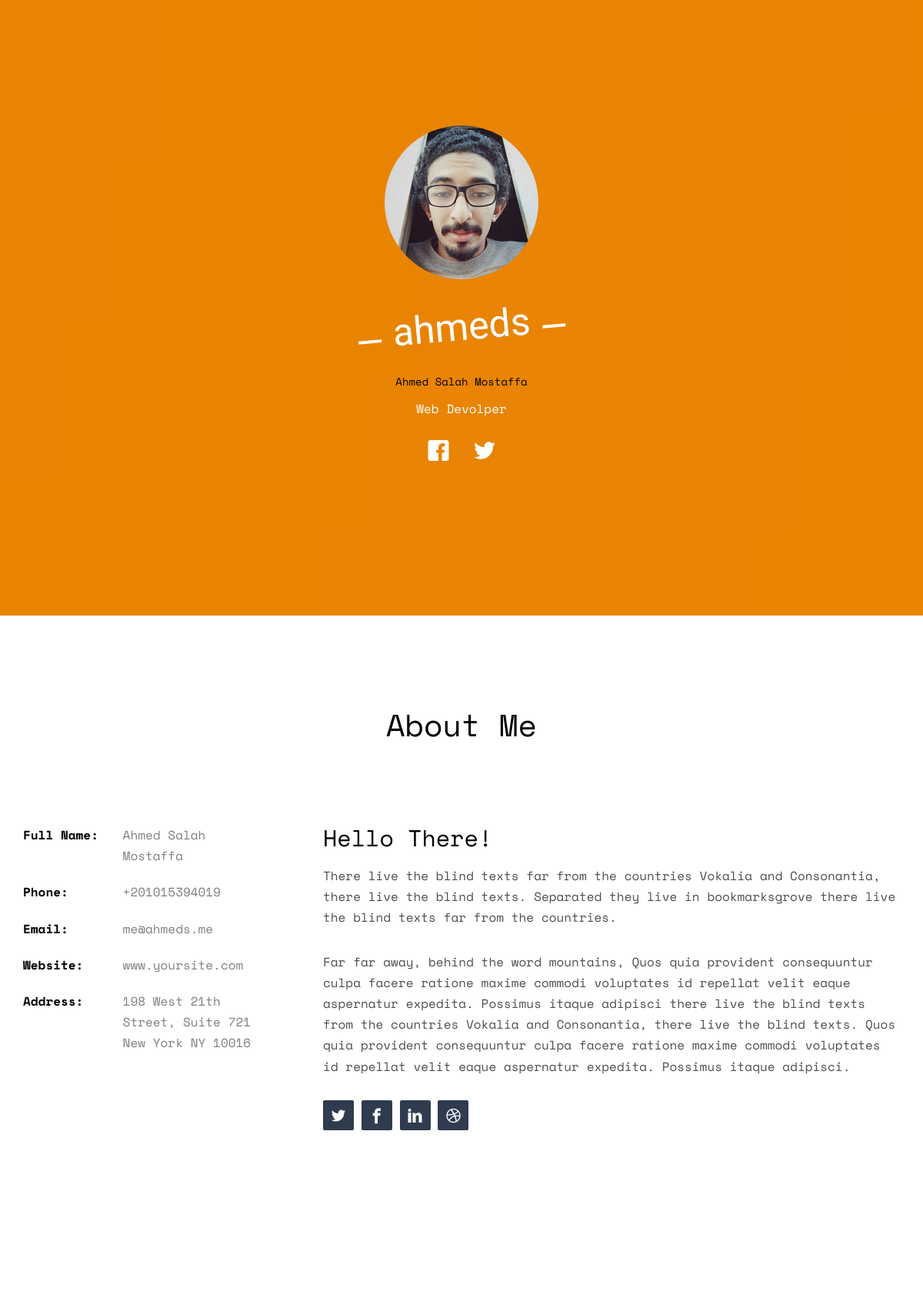
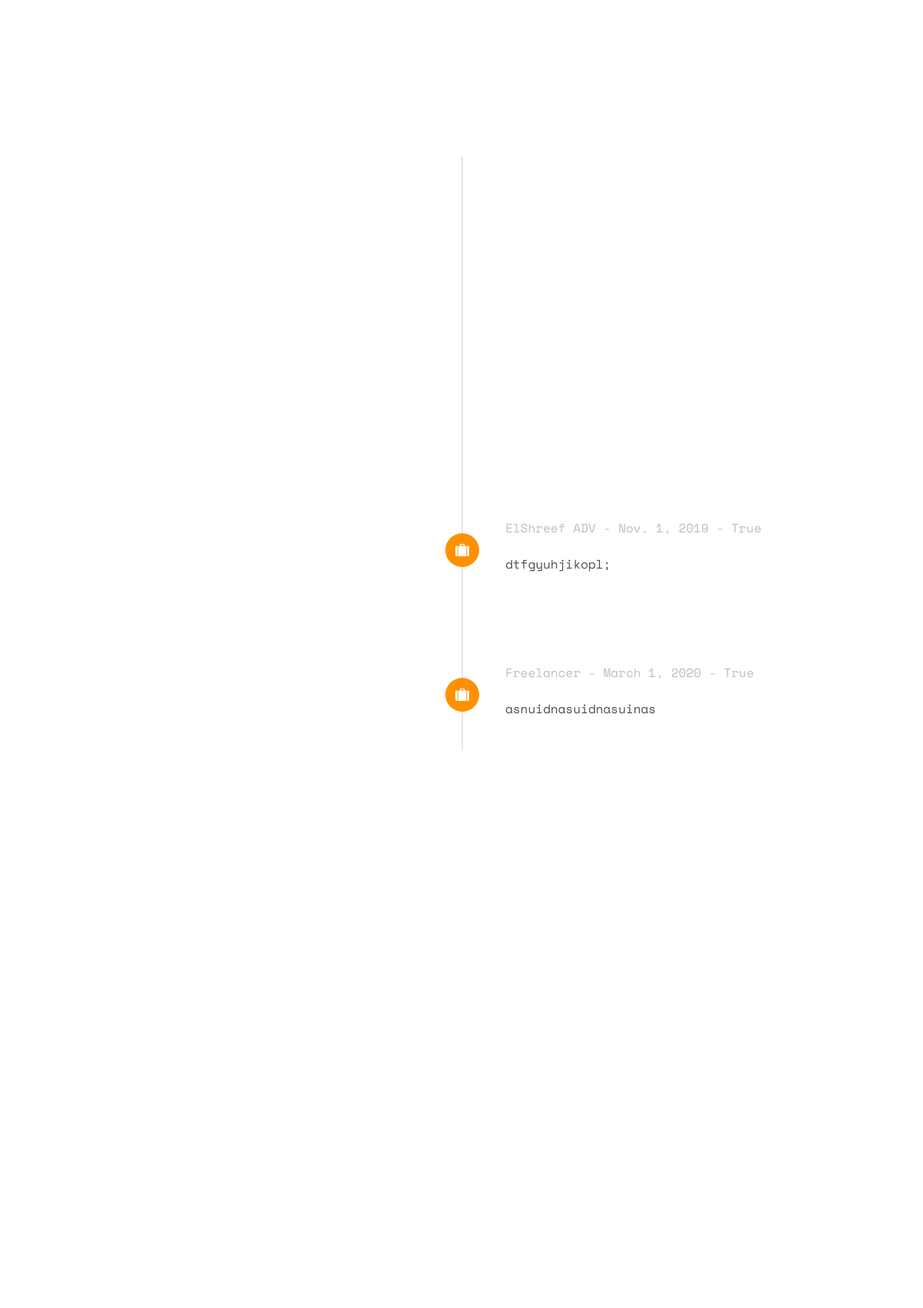
The page / (upper part) on the database its author committed (2 pictures, top to bottom).
### myprofile/models.py (models this page shows, shortened)
class UserProfile(models.Model):
    username =   models.OneToOneField(User, on_delete=models.CASCADE)
    fname    =   models.CharField(max_length=240)
    jobtitle =   models.CharField(max_length=150, default='blank')
    photo    =   models.ImageField(upload_to='uploads/profiles/', default='blank')
    website  =   models.URLField(max_length=200, default='blank')
    bio      =   models.TextField(default='')

class Social(models.Model):
    name = models.CharField(max_length=70)
    url  = models.URLField(max_length=200, default='blank')

class MyResume(models.Model):
    title       = models.CharField(max_length=120)
    name        = models.CharField(max_length=120, null=True)
    year        = models.DateField(auto_now=False, auto_now_add=False)
    current     = models.BooleanField(default=False)
    desc        = models.TextField()
    icon        = models.CharField(max_length=50)
    category    = models.ForeignKey(CatResume, verbose_name=("Category"), on_delete=models.CASCADE)
    class Meta:
        verbose_name = ("MyResume")
        verbose_name_plural = ("MyResumes")

### myprofile/views.py (the view)
# urls.py: path('', views.index, name='index'),
def index(request):
    return render(request,'myprofile/index.html', context)

### myprofile/models.py (called while the page is built)
    def __str__(self):
        return self.title

### myprofile/templates/myprofile/index.html (shortened to what this page needs)
{% load static %}
<!DOCTYPE HTML>
<html>
	<head>
		<link rel="stylesheet" href=" {% static 'myprofile/css/animate.css' %} ">
		<link rel="stylesheet" href="{% static 'myprofile/css/icomoon.css' %} ">
		<link rel="stylesheet" href="{% static 'myprofile/css/bootstrap.css' %} ">
		<link rel="stylesheet" href="{% static 'myprofile/css/style.css' %}">
	</head>
	<body>
	<div id="page">
	<header id="fh5co-header" class="fh5co-cover js-fullheight" role="banner" style="background-image:url(images/cover_bg_3.jpg);" data-stellar-background-ratio="0.5">
		<div class="overlay"></div>
		<div class="container">
			<div class="row">
				<div class="col-md-8 col-md-offset-2 text-center">
					<div class="display-t js-fullheight">
						<div class="display-tc js-fullheight animate-box" data-animate-effect="fadeIn">
						{% for user in users  %}
 							<div class="profile-thumb" style="background: url('{{ user.photo.url }}');"></div>
							<h1><span>{{ user.username }}</span></h1>
							<h5><span>{{ user.fname }}</span></h5>
							<h3><span>{{ user.jobtitle }}</span></h3>
						{% endfor %}
							<p>
								<ul class="fh5co-social-icons">
									<li>
							{% for s in link  %}
									<a href="{{ s.url }}"><i class="icon-{{s.name}}2"></i>
									</a>
							{% endfor %}
									</li>
								</ul>
							</p>
						</div>
					</div>
				</div>
			</div>
		</div>
	</header>
	<div id="fh5co-about" class="animate-box">
		<div class="container">
			<div class="row">
				<div class="col-md-8 col-md-offset-2 text-center fh5co-heading">
					<h2>About Me</h2>
				</div>
			</div>
			<div class="row">
				<div class="col-md-4">
					<ul class="info">
						<li><span class="first-block">Full Name:</span><span class="second-block">Ahmed Salah Mostaffa</span></li>
						<li><span class="first-block">Phone:</span><span class="second-block">+201015394019</span></li>
						<li><span class="first-block">Email:</span><span class="second-block">me@ahmeds.me</span></li>
						<li><span class="first-block">Website:</span><span class="second-block">www.yoursite.com</span></li>
						<li><span class="first-block">Address:</span><span class="second-block">198 West 21th Street, Suite 721 New York NY 10016</span></li>
					</ul>
				</div>
				<div class="col-md-8">
					<h2>Hello There!</h2>
					<p>There live the blind texts far from the countries Vokalia and Consonantia, there live the blind texts. Separated they live in bookmarksgrove there live the blind texts far from the countries.</p>
					<p>Far far away, behind the word mountains, Quos quia provident consequuntur culpa facere ratione maxime commodi voluptates id repellat velit eaque aspernatur expedita. Possimus itaque adipisci there live the blind texts from the countries Vokalia and Consonantia, there live the blind texts. Quos quia provident consequuntur culpa facere ratione maxime commodi voluptates id repellat velit eaque aspernatur expedita. Possimus itaque adipisci.</p>
					<p>
						<ul class="fh5co-social-icons">
							<li><a href="#"><i class="icon-twitter2"></i></a></li>
							<li><a href="#"><i class="icon-facebook3"></i></a></li>
							<li><a href="#"><i class="icon-linkedin2"></i></a></li>
							<li><a href="#"><i class="icon-dribbble2"></i></a></li>
						</ul>
					</p>
				</div>
			</div>
		</div>
	</div>
	<div id="fh5co-resume" class="fh5co-bg-color">
		<div class="container">
			<div class="row">
				<div class="col-md-12 col-md-offset-0">
					<ul class="timeline">
						{% for res in  resume %}
						{% if res.category == res.title %}
						<li class="animate-box timeline-unverted">
							<div class="timeline-badge"><i class="icon-{{res.icon}}"></i></div>
							<div class="timeline-panel">
								<div class="timeline-heading">
									<h3 class="timeline-title">Senior Developer</h3>
									<span class="company">Company Name - 2016 - Current</span>
								</div>
								<div class="timeline-body">
									<p>Far far away, behind the word mountains, far from the countries Vokalia and Consonantia, there live the blind texts.</p>
								</div>
							</div>
						</li>
						{% else %}
						{% if res.category.id == 1  %}
						<li class="animate-box timeline-unverted">
							<div class="timeline-badge"><i class="icon-{{res.icon}}"></i></div>
							<div class="timeline-panel">
								<div class="timeline-heading">
									<h3 class="timeline-title">{{re.title}}</h3>
									<span class="company">{{res.name}} - {{res.year}} - {{res.current}}</span>
								</div>
								<div class="timeline-body">
									<p> {{res.desc}} </p>
								</div>
							</div>
						</li>
						{% else %}
						<li class="timeline-inverted animate-box fadeInUp animated-fast">
							<div class="timeline-badge"><i class="icon-{{res.icon}}"></i></div>
							<div class="timeline-panel">
								<div class="timeline-heading">
									<span class="company">{{res.name}} - {{res.year}} - {{res.current}}</span>
								</div>
								<div class="timeline-body">
									<p> {{res.desc}} </p>
								</div>
							</div>
						</li>
						{% endif %}
						{% endif %}
						{% endfor %}
			    	</ul>
				</div>
			</div>
		</div>
	</div>
	</div>
	</body>
</html>

### myprofile/static/myprofile/css/icomoon.css (style rules this page uses)
[class^="icon-"], [class*=" icon-"] { font-family: 'icomoon' !important; speak: none; font-style: normal; font-weight: normal; font-variant: normal; text-transform: none; line-height: 1; -webkit-font-smoothing: antialiased; -moz-osx-font-smoothing: grayscale; }
.icon-suitcase:before { content: "\ea20"; }
.icon-dribbble2:before { content: "\ea66"; }
.icon-facebook2:before { content: "\ea68"; }
.icon-linkedin2:before { content: "\ea74"; }
.icon-twitter2:before { content: "\ea7d"; }
.icon-facebook3:before { content: "\ec4d"; }

### rows shown on the page
UserProfile: photo (picture), username "ahmeds", fname "Ahmed Salah Mostaffa", jobtitle "Web Devolper"
MyResume: name "ElShreef ADV", year "Nov. 1, 2019", current "True", desc "dtfgyuhjikopl;"
MyResume: name "Freelancer", year "March 1, 2020", current "True", desc "asnuidnasuidnasuinas"
